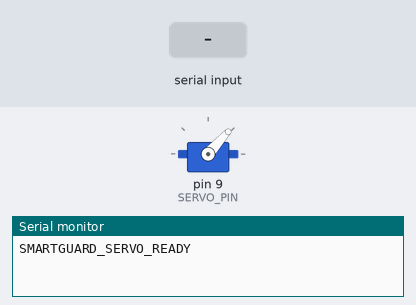
Bench run of a sketch on a simulated Arduino Uno, built with avr-gcc and run on an emulated ATmega328P. On the bench: servo, the last lines printed to the serial monitor. Inputs (shaded band) come from the test bench.

Above: at 1.2 s.
1.3 s: "TRACK:\n" received over Serial
2.8 s: "SWEEP\n" received over Serial
At 3.01 s:
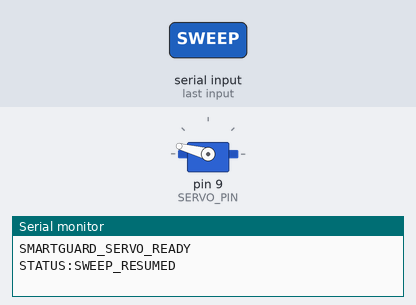
At 3.61 s:
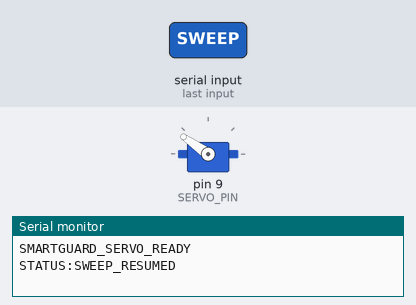
5.8 s: "HOME\n" received over Serial
At 6.01 s:
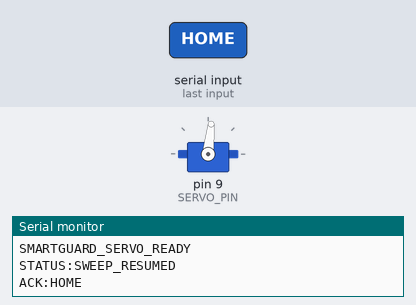
8.8 s: "TRACK::45\n" received over Serial
Timing chart, 0 to 11.3 s (numbered marks = the images above; inputs shaded):
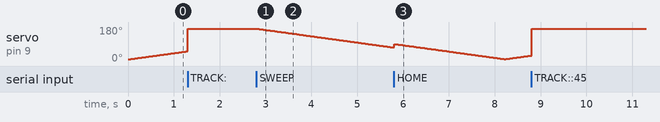

Measured:
- after the input at 2.8 s, servo on pin 9 (SERVO_PIN): moves from 170° to 72° over 2.9 s, starting after 0.07 s

The sketch:

smartguard_servo.ino
```cpp
/*
 * SmartGuard Arduino Pan Servo Controller
 *
 * Idle Behaviour:
 *   Continuously sweeps the servo slowly back and forth (MIN_ANGLE <-> MAX_ANGLE)
 *   using non-blocking millis(). One degree per SWEEP_STEP_DELAY_MS.
 *
 * Tracking Behaviour (person in frame, no fall):
 *   TRACK:<x> command locks servo to the person's X position in real time.
 *   Servo follows the person smoothly until SWEEP command resumes patrol.
 *
 * Fall Behaviour:
 *   FALL command overrides tracking, locks to the fallen person's zone,
 *   holds for HOLD_TIME_MS, then resumes sweep.
 *
 * Serial Protocol:
 *   TRACK:<x>\n             – Person in frame at pixel X; follow them
 *   SWEEP\n                 – No person in frame; resume slow patrol sweep
 *   FALL:<angle>:<x>:<y>\n – Fall confirmed; lock and hold
 *   PAN:<angle>\n           – Manual angle override
 *   HOME\n                  – Jump to 90° and resume sweep
 *   PING\n                  – Responds PONG
 */

#include <Servo.h>

// ── Pin ──────────────────────────────────────────────────────────────────────
const int SERVO_PIN = 9;

// ── Sweep range & speed ───────────────────────────────────────────────────────
const int   SWEEP_MIN           = 10;    // leftmost sweep angle
const int   SWEEP_MAX           = 170;   // rightmost sweep angle
const unsigned long SWEEP_STEP_DELAY_MS = 30;  // ms between each 1° step → 30ms = very slow patrol

// ── Fall lock angles ──────────────────────────────────────────────────────────
const int LEFT_ANGLE   = 45;
const int CENTER_ANGLE = 90;
const int RIGHT_ANGLE  = 135;
const int HOME_ANGLE   = 90;
const int MIN_ANGLE    = 10;
const int MAX_ANGLE    = 170;

// ── Camera frame thresholds ───────────────────────────────────────────────────
const int FRAME_WIDTH      = 640;
const int LEFT_THRESHOLD   = FRAME_WIDTH / 3;         // ~213
const int RIGHT_THRESHOLD  = (FRAME_WIDTH * 2) / 3;   // ~426

// ── Fall hold duration ────────────────────────────────────────────────────────
const unsigned long HOLD_TIME_MS = 4000;   // how long to lock on fallen person (ms)

// ── State ─────────────────────────────────────────────────────────────────────
Servo panServo;
String inputString   = "";
bool   stringComplete = false;

bool          fallLocked       = false;   // true while holding on fall target
unsigned long fallUnlockTime   = 0;       // millis() when we resume sweep
bool          trackingPerson   = false;   // true while pipeline is tracking a live person

// Sweep state (non-blocking)
int           sweepAngle       = SWEEP_MIN;
int           sweepDirection   = 1;       // +1 = increasing, -1 = decreasing
unsigned long lastSweepStep    = 0;

// ── Setup ─────────────────────────────────────────────────────────────────────
void setup() {
  Serial.begin(9600);
  while (!Serial) { ; }

  panServo.attach(SERVO_PIN);
  panServo.write(sweepAngle);
  inputString.reserve(64);

  Serial.println("SMARTGUARD_SERVO_READY");
}

// ── Main loop (non-blocking) ──────────────────────────────────────────────────
void loop() {
  // 1. Process any incoming serial command
  if (stringComplete) {
    inputString.trim();
    handleCommand(inputString);
    inputString    = "";
    stringComplete = false;
  }

  // 2. Release fall lock when hold time expires
  if (fallLocked && millis() >= fallUnlockTime) {
    fallLocked = false;
    Serial.println("STATUS:FALL_LOCK_RELEASED");
  }

  // 3. Sweep only when not locked on fall AND no person tracked
  if (!fallLocked && !trackingPerson) {
    unsigned long now = millis();
    if (now - lastSweepStep >= SWEEP_STEP_DELAY_MS) {
      lastSweepStep = now;

      panServo.write(sweepAngle);

      sweepAngle += sweepDirection;
      if (sweepAngle >= SWEEP_MAX) {
        sweepAngle    = SWEEP_MAX;
        sweepDirection = -1;
      } else if (sweepAngle <= SWEEP_MIN) {
        sweepAngle    = SWEEP_MIN;
        sweepDirection = 1;
      }
    }
  }
}

// ── Serial character accumulator ──────────────────────────────────────────────
void serialEvent() {
  while (Serial.available()) {
    char inChar = (char)Serial.read();
    if (inChar == '\n' || inChar == '\r') {
      if (inputString.length() > 0) {
        stringComplete = true;
      }
    } else {
      inputString += inChar;
    }
  }
}

// ── Command handler ───────────────────────────────────────────────────────────
void handleCommand(String cmd) {

  if (cmd.startsWith("TRACK:")) {
    // Format: TRACK:<x_pixel>  (camera X coordinate 0-640)
    // Only follow if not locked on a fall event
    if (!fallLocked) {
      int posX = cmd.substring(6).toInt();
      // Map camera X (0-640) linearly to servo angle (MIN_ANGLE-MAX_ANGLE)
      int targetAngle = map(posX, 0, FRAME_WIDTH, MAX_ANGLE, MIN_ANGLE);
      targetAngle = constrain(targetAngle, MIN_ANGLE, MAX_ANGLE);
      panServo.write(targetAngle);
      trackingPerson = true;
      // Keep sweepAngle in sync so sweep resumes smoothly from here
      sweepAngle = targetAngle;
    }

  } else if (cmd.equalsIgnoreCase("SWEEP")) {
    // Pipeline says frame is empty — resume sweep (unless fall-locked)
    if (!fallLocked) {
      trackingPerson = false;
      Serial.println("STATUS:SWEEP_RESUMED");
    }

  } else if (cmd.startsWith("FALL:")) {
    // Format: FALL:<bodyAngle>:<x>:<y>
    int firstColon  = cmd.indexOf(':');
    int secondColon = cmd.indexOf(':', firstColon  + 1);
    int thirdColon  = cmd.indexOf(':', secondColon + 1);

    if (secondColon > 0 && thirdColon > 0) {
      int posX = cmd.substring(secondColon + 1, thirdColon).toInt();

      int targetAngle = CENTER_ANGLE;
      if      (posX < LEFT_THRESHOLD)  targetAngle = LEFT_ANGLE;
      else if (posX > RIGHT_THRESHOLD) targetAngle = RIGHT_ANGLE;

      // Lock servo onto fallen person — overrides tracking
      trackingPerson = false;
      panServo.write(targetAngle);
      fallLocked     = true;
      fallUnlockTime = millis() + HOLD_TIME_MS;

      Serial.print("ACK:FALL_LOCKED:");
      Serial.print(targetAngle);
      Serial.print("° (x=");
      Serial.print(posX);
      Serial.println(")");
    } else {
      Serial.println("ERR:INVALID_FALL_FORMAT");
    }

  } else if (cmd.startsWith("PAN:")) {
    int target = constrain(cmd.substring(4).toInt(), MIN_ANGLE, MAX_ANGLE);
    // Pause sweep and hold this angle
    fallLocked     = true;
    fallUnlockTime = millis() + HOLD_TIME_MS;
    panServo.write(target);
    Serial.print("ACK:PAN:");
    Serial.println(target);

  } else if (cmd.equalsIgnoreCase("HOME")) {
    // Jump home and resume sweep from center
    fallLocked  = false;
    sweepAngle  = HOME_ANGLE;
    panServo.write(HOME_ANGLE);
    Serial.println("ACK:HOME");

  } else if (cmd.equalsIgnoreCase("PING")) {
    Serial.println("PONG");

  } else {
    Serial.print("ERR:UNKNOWN_CMD:");
    Serial.println(cmd);
  }
}
```
